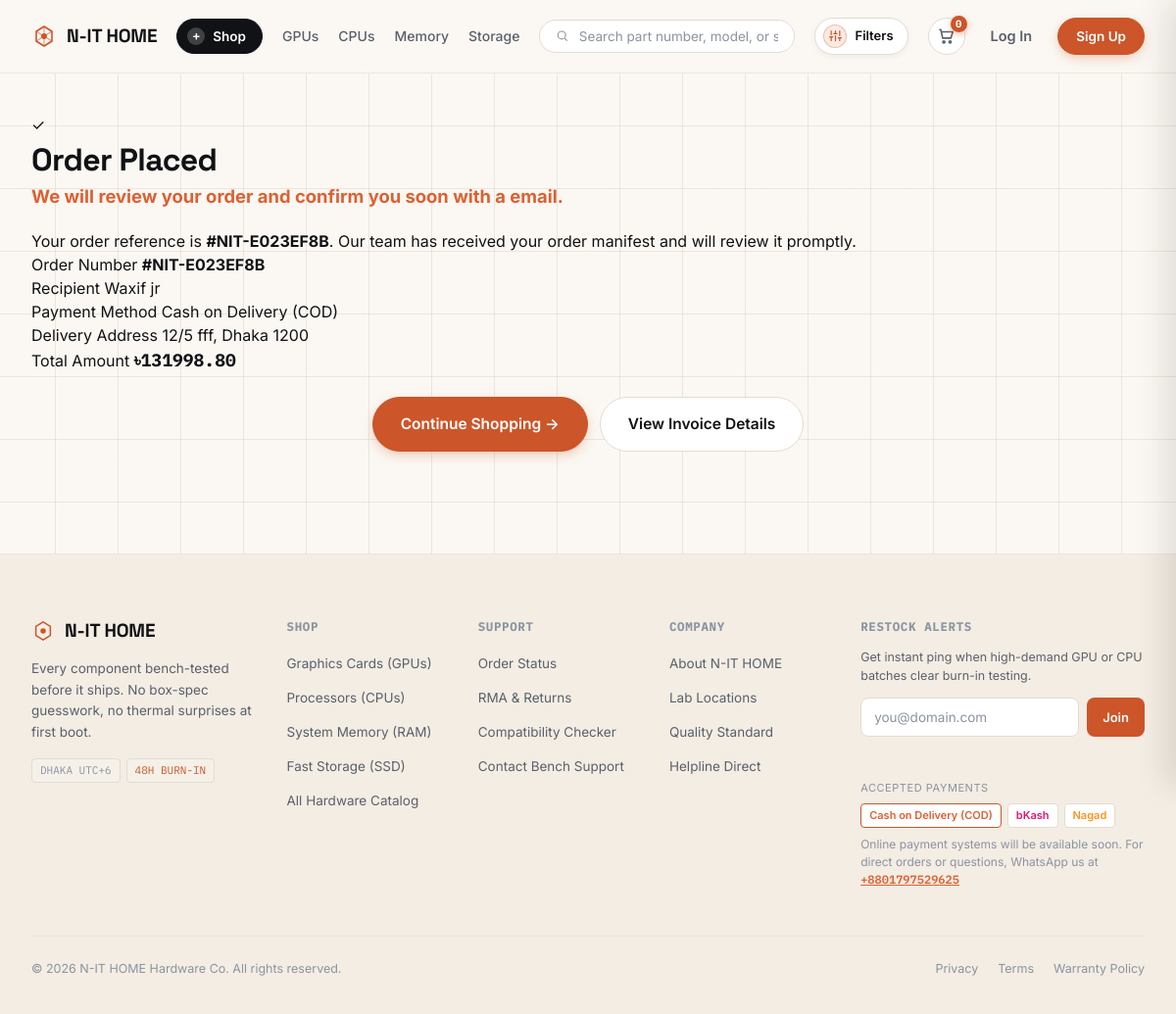
Page /orders/success/NIT-E023EF8B/ on the committed database.
### orders/models.py (models this page shows, shortened)
class Order(models.Model):
    STATUS_CHOICES = (
        ('PENDING', 'Placed'),
        ('CONFIRMED', 'Confirmed'),
        ('PACKAGING', 'Bench Packaging'),
        ('SHIPPED', 'In Transit'),
        ('DELIVERED', 'Delivered'),
        ('CANCEL_REQUESTED', 'Cancellation Requested'),
        ('CANCELLED', 'Cancelled'),
    )
    PAYMENT_METHOD_CHOICES = (
        ('COD', 'Cash on Delivery (COD)'),
        ('BKASH', 'bKash Mobile Financial Service'),
        ('NAGAD', 'Nagad Mobile Financial Service'),
    )
    order_number = models.CharField(max_length=32, unique=True, editable=False)
    user = models.ForeignKey(
        settings.AUTH_USER_MODEL,
        on_delete=models.SET_NULL,
        null=True,
        blank=True,
        related_name='orders'
    )
    full_name = models.CharField(max_length=120)
    email = models.EmailField()
    phone = models.CharField(max_length=20)
    street_address = models.CharField(max_length=255)
    city = models.CharField(max_length=100)
    state_or_division = models.CharField(max_length=100, blank=True)
    postal_code = models.CharField(max_length=20)
    country = models.CharField(max_length=100, default='Bangladesh')
    order_notes = models.TextField(blank=True, null=True)
    subtotal = models.DecimalField(max_digits=12, decimal_places=2, default=0.0)
    shipping_fee = models.DecimalField(max_digits=12, decimal_places=2, default=0.0)
    total_amount = models.DecimalField(max_digits=12, decimal_places=2)
    status = models.CharField(max_length=20, choices=STATUS_CHOICES, default='PENDING')
    payment_method = models.CharField(max_length=20, choices=PAYMENT_METHOD_CHOICES, default='COD')
    is_paid = models.BooleanField(default=False)
    created_at = models.DateTimeField(auto_now_add=True)
    updated_at = models.DateTimeField(auto_now=True)
    class Meta:
        ordering = ['-created_at']

### orders/views.py (the view)
# urls.py: path('success/<str:order_number>/', OrderSuccessView.as_view(), name='order_success'),
class OrderSuccessView(DetailView):
    model = Order
    template_name = 'orders/order_success.html'
    context_object_name = 'order'
    slug_field = 'order_number'
    slug_url_kwarg = 'order_number'
    def get_context_data(self, **kwargs) -> dict[str, Any]:
        context = super().get_context_data(**kwargs)
        context['title'] = f"Order #{self.object.order_number} Placed"
        return context

### cart/context_processors.py (called while the page is built)
def cart(request: HttpRequest) -> dict[str, Any]:
    return {'cart': Cart(request)}

### core/context_processors.py (called while the page is built)
def site_context(request: HttpRequest) -> dict[str, Any]:
    categories = Category.objects.all().order_by('name')
    unread_count = 0
    recent_notifications = []
    if request.user.is_authenticated:
        unread_count = Notification.objects.filter(user=request.user, is_read=False).count()
        recent_notifications = Notification.objects.filter(user=request.user)[:5]
    return {
        'site_name': 'N-IT HOME',
        'site_tagline': 'Premium PC Hardware & Components',
        'currency_symbol': '৳',
        'currency_code': 'BDT',
        'nav_categories': categories,
        'unread_notifications_count': unread_count,
        'recent_notifications': recent_notifications,
    }

### templates/orders/order_success.html
{% extends 'base.html' %}
{% block content %}
<div class="wrap" style="padding-top: 40px; padding-bottom: 64px;">
    <div class="order-success-card">
        <div class="order-success-badge">
            &#10003;
        </div>
        <h1 class="order-success-title">Order Placed</h1>
        <p style="color: var(--copper-bright); font-size: 1.15rem; font-weight: 700; margin-bottom: 20px; line-height: 1.5;">
            We will review your order and confirm you soon with a email.
        </p>
        <p class="order-success-desc">
            Your order reference is <strong>#{{ order.order_number }}</strong>. Our team has received your order manifest and will review it promptly.
        </p>
        <div class="order-success-details">
            <div class="order-success-row">
                <span>Order Number</span>
                <strong>#{{ order.order_number }}</strong>
            </div>
            <div class="order-success-row">
                <span>Recipient</span>
                <span>{{ order.full_name }}</span>
            </div>
            <div class="order-success-row">
                <span>Payment Method</span>
                <span>{{ order.get_payment_method_display }}</span>
            </div>
            <div class="order-success-row">
                <span>Delivery Address</span>
                <span>{{ order.street_address }}, {{ order.city }} {{ order.postal_code }}</span>
            </div>
            <div class="order-success-row total">
                <span>Total Amount</span>
                <span class="price">৳{{ order.total_amount }}</span>
            </div>
        </div>
        <div style="display: flex; gap: 12px; justify-content: center; flex-wrap: wrap; margin-top: 24px;">
            <a href="{% url 'products:product_list' %}" class="btn-solid lg">
                Continue Shopping &rarr;
            </a>
            <a href="{% url 'orders:order_detail' order_number=order.order_number %}" class="btn-outline lg">
                View Invoice Details
            </a>
        </div>
    </div>
</div>
{% endblock %}

### static/css/main.css (style rules this page uses)
:root { --bg: #FBF8F3; --bg-alt: #F4EFE6; --panel: #FFFFFF; --panel-2: #F5F1E9; --line: #E2DCD2; --line-soft: #ECE6DC; --text: #111215; --text-dim: #5A606B; --text-faint: #8C93A0; --copper: #CC5529; --copper-bright: #DC6133; --copper-dim: #FAEBE4; --steel: #3B5771; --steel-dim: #E8EEF5; --ok: #15803D; --radius-sm: 8px; --radius: 14px; --radius-lg: 20px; --radius-full: 999px; --maxw: 1240px; --font-sans: 'Inter', system-ui, -apple-system, BlinkMacSystemFont, 'Segoe UI', Roboto, sans-serif; --font-display: 'Space Grotesk', system-ui, sans-serif; --font-mono: 'IBM Plex Mono', monospace; }
*, *::before, *::after { box-sizing: border-box; margin: 0; padding: 0; }
html { scroll-behavior: smooth; }
body { background-color: var(--bg); color: var(--text); font-family: var(--font-sans); -webkit-font-smoothing: antialiased; -moz-osx-font-smoothing: grayscale; line-height: 1.5; min-height: 100vh; display: flex; flex-direction: column; background-image: linear-gradient(rgba(215, 207, 196, 0.45) 1px, transparent 1px), linear-gradient(90deg, rgba(215, 207, 196, 0.45) 1px, transparent 1px); background-size: 64px 64px; background-position: center top; }
h1, h2, h3, h4, h5, h6 { font-family: var(--font-display); margin: 0; letter-spacing: -0.02em; color: var(--text); }
p { margin: 0; }
a { color: inherit; text-decoration: none; transition: color 0.18s ease, border-color 0.18s ease; }
.wrap { max-width: var(--maxw); margin: 0 auto; padding: 0 32px; width: 100%; }
.btn-solid, .btn-outline, .btn-ghost, .btn-primary, .btn-secondary { display: inline-flex; align-items: center; justify-content: center; gap: 8px; padding: 12px 22px; border-radius: var(--radius-full); font-weight: 600; font-size: 14.5px; border: 1px solid transparent; transition: transform 0.18s ease, box-shadow 0.18s ease, background 0.18s ease, border-color 0.18s ease, color 0.18s ease; white-space: nowrap; text-decoration: none; }
.btn-solid, .btn-primary { background: var(--copper); color: #FFFFFF; border-color: var(--copper); box-shadow: 0 4px 14px -3px rgba(204, 85, 41, 0.4); }
.btn-outline, .btn-secondary { border-color: var(--line); color: var(--text); background: var(--panel); }
.btn-solid.lg, .btn-outline.lg, .btn-lg { padding: 15px 28px; font-size: 15.5px; }
.price { font-family: var(--font-mono); font-size: 18px; font-weight: 700; color: var(--text); }

### rows in the picture
Order: order_number "NIT-E023EF8B", full_name "Waxif jr", payment_method "Cash on Delivery (COD)", street_address "12/5 fff", city "Dhaka", postal_code "1200", total_amount "131998.80"

### other values in the picture
{{ cart.total_items|default:'0' }} "0"
